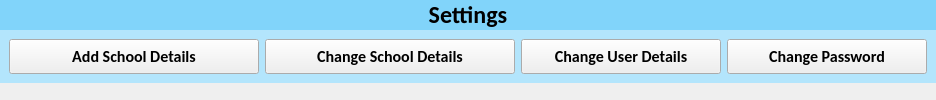
      <widget class="QWidget" name="settings_page">
       <property name="styleSheet">
        <string notr="true">

#lbl_settings {
	background-color: #81d4fa;
}

#settings_upper_widget {
	background-color: #b3e5fc;
}</string>
       </property>
       <layout class="QVBoxLayout" name="verticalLayout_9">
        <property name="spacing">
         <number>0</number>
        </property>
        <property name="leftMargin">
         <number>0</number>
        </property>
        <property name="topMargin">
         <number>0</number>
        </property>
        <property name="rightMargin">
         <number>0</number>
        </property>
        <property name="bottomMargin">
         <number>0</number>
        </property>
        <item>
         <widget class="QLabel" name="lbl_settings">
          <property name="font">
           <font>
            <family>Calibri</family>
            <pointsize>18</pointsize>
            <weight>75</weight>
            <bold>true</bold>
           </font>
          </property>
          <property name="text">
           <string>Settings</string>
          </property>
          <property name="alignment">
           <set>Qt::AlignCenter</set>
          </property>
          <property name="margin">
           <number>10</number>
          </property>
         </widget>
        </item>
        <item>
         <widget class="QWidget" name="settings_upper_widget" native="true">
          <property name="sizePolicy">
           <sizepolicy hsizetype="Expanding" vsizetype="Preferred">
            <horstretch>0</horstretch>
            <verstretch>0</verstretch>
           </sizepolicy>
          </property>
          <layout class="QHBoxLayout" name="horizontalLayout_10">
           <item alignment="Qt::AlignLeft">
            <widget class="QPushButton" name="btn_add_school_details">
             <property name="minimumSize">
              <size>
               <width>250</width>
               <height>35</height>
              </size>
             </property>
             <property name="maximumSize">
              <size>
               <width>250</width>
               <height>16777215</height>
              </size>
             </property>
             <property name="font">
              <font>
               <family>Calibri</family>
               <pointsize>12</pointsize>
               <weight>75</weight>
               <bold>true</bold>
              </font>
             </property>
             <property name="text">
              <string>Add School Details</string>
             </property>
             <property name="icon">
              <iconset resource="../resources.qrc">
               <normaloff>:/icons/assets/icons/plus.png</normaloff>:/icons/assets/icons/plus.png</iconset>
             </property>
             <property name="iconSize">
              <size>
               <width>30</width>
               <height>30</height>
              </size>
             </property>
            </widget>
           </item>
           <item alignment="Qt::AlignRight">
            <widget class="QPushButton" name="btn_edit_school_details">
             <property name="minimumSize">
              <size>
               <width>250</width>
               <height>35</height>
              </size>
             </property>
             <property name="maximumSize">
              <size>
               <width>250</width>
               <height>16777215</height>
              </size>
             </property>
             <property name="font">
              <font>
               <family>Calibri</family>
               <pointsize>12</pointsize>
               <weight>75</weight>
               <bold>true</bold>
              </font>
             </property>
             <property name="text">
              <string>Change School Details</string>
             </property>
             <property name="icon">
              <iconset resource="../resources.qrc">
               <normaloff>:/icons/assets/icons/edit.png</normaloff>:/icons/assets/icons/edit.png</iconset>
             </property>
             <property name="iconSize">
              <size>
               <width>30</width>
               <height>30</height>
              </size>
             </property>
            </widget>
           </item>
           <item alignment="Qt::AlignHCenter">
            <widget class="QPushButton" name="btn_edit_user">
             <property name="minimumSize">
              <size>
               <width>200</width>
               <height>35</height>
              </size>
             </property>
             <property name="maximumSize">
              <size>
               <width>200</width>
               <height>16777215</height>
              </size>
             </property>
             <property name="font">
              <font>
               <family>Calibri</family>
               <pointsize>12</pointsize>
               <weight>75</weight>
               <bold>true</bold>
              </font>
             </property>
             <property name="text">
              <string>Change User Details</string>
             </property>
             <property name="icon">
              <iconset resource="../resources.qrc">
               <normaloff>:/icons/assets/icons/edit.png</normaloff>:/icons/assets/icons/edit.png</iconset>
             </property>
             <property name="iconSize">
              <size>
               <width>30</width>
               <height>30</height>
              </size>
             </property>
            </widget>
           </item>
           <item alignment="Qt::AlignLeft">
            <widget class="QPushButton" name="btn_change_password">
             <property name="minimumSize">
              <size>
               <width>200</width>
               <height>35</height>
              </size>
             </property>
             <property name="maximumSize">
              <size>
               <width>200</width>
               <height>16777215</height>
              </size>
             </property>
             <property name="font">
              <font>
               <family>Calibri</family>
               <pointsize>12</pointsize>
               <weight>75</weight>
               <bold>true</bold>
              </font>
             </property>
             <property name="text">
              <string>Change Password</string>
             </property>
             <property name="icon">
              <iconset resource="../resources.qrc">
               <normaloff>:/icons/assets/icons/edit.png</normaloff>:/icons/assets/icons/edit.png</iconset>
             </property>
             <property name="iconSize">
              <size>
               <width>30</width>
               <height>30</height>
              </size>
             </property>
            </widget>
           </item>
          </layout>
         </widget>
        </item>
        <item>
         <widget class="QWidget" name="widget" native="true">
          <property name="sizePolicy">
           <sizepolicy hsizetype="Expanding" vsizetype="Expanding">
            <horstretch>0</horstretch>
            <verstretch>0</verstretch>
           </sizepolicy>
          </property>
         </widget>
        </item>
       </layout>
      </widget>
